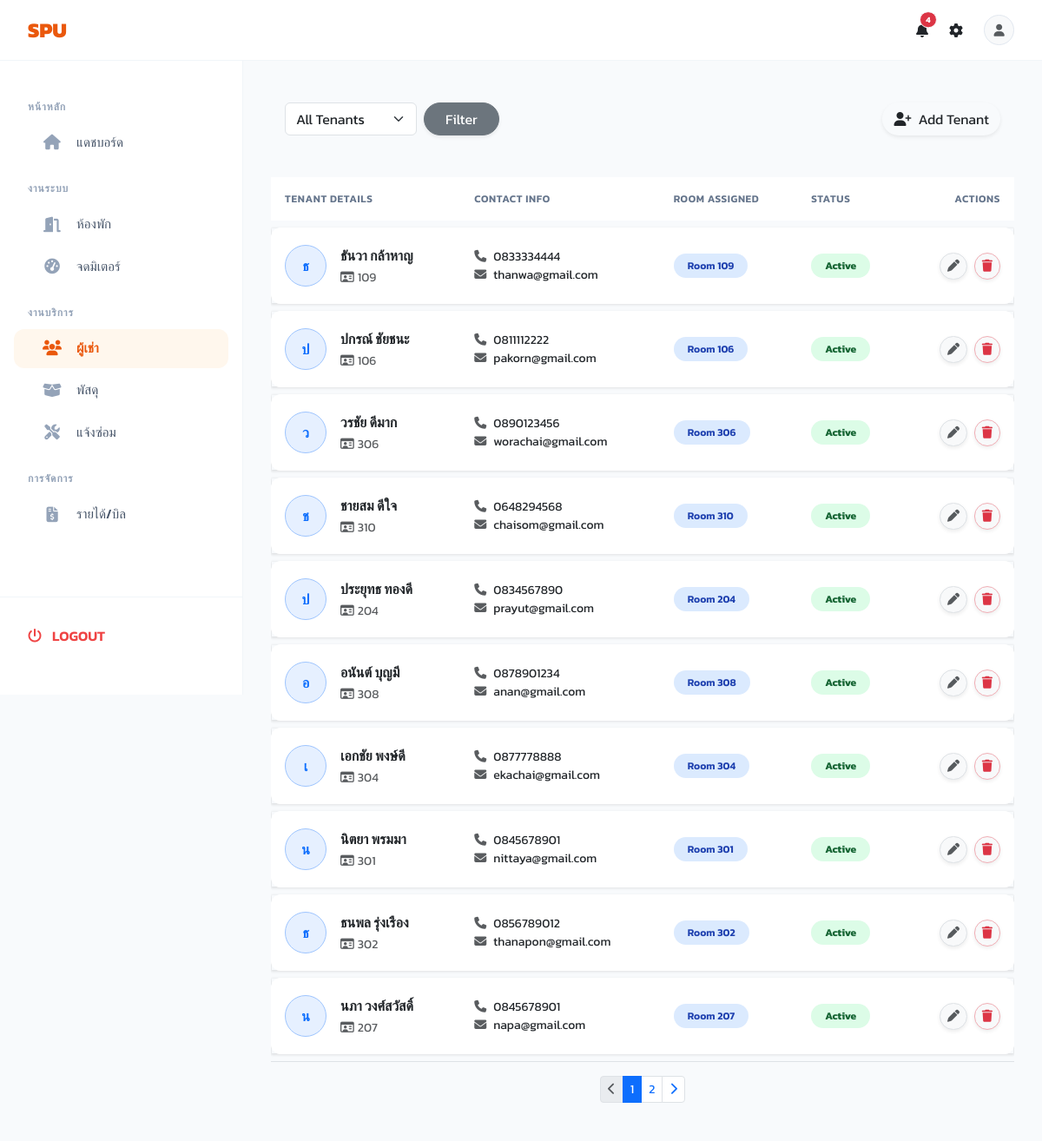
Page /tenants/ (signed in) on the committed database.
### apps/tenants/models.py (models this page shows, shortened)
class Tenant(models.Model):
    first_name = models.CharField(max_length=100)
    last_name = models.CharField(max_length=100)
    email = models.EmailField(unique=True)
    phone = models.CharField(max_length=20)
    id_card = models.CharField(max_length=50, blank=True)
    emergency_contact = models.CharField(max_length=100, blank=True)
    emergency_phone = models.CharField(max_length=20, blank=True)
    room = models.OneToOneField(
        Room,
        on_delete=models.SET_NULL,
        null=True,
        blank=True,
        related_name='current_tenant'
    )
    move_in_date = models.DateField(null=True, blank=True)
    move_out_date = models.DateField(null=True, blank=True)
    is_active = models.BooleanField(default=True)
    notes = models.TextField(blank=True)
    created_at = models.DateTimeField(auto_now_add=True)
    user = models.OneToOneField(User, on_delete=models.CASCADE, null=True, blank=True)
    class Meta:
        ordering = ['last_name', 'first_name']
    @property
    def full_name(self):
        return f"{self.first_name} {self.last_name}"

### apps/rooms/models.py (models this page shows, shortened)
class Room(models.Model):
    ROOM_TYPES = [
        ('รายเดือน', 'รายเดือน'),
        ('รายวัน', 'รายวัน'),
    ]
    STATUS_CHOICES = [
        ('ว่าง', 'ว่าง'),
        ('ไม่ว่าง', 'ไม่ว่าง'),
        ('ซ่อมบำรุง', 'ซ่อมบำรุง'),
    ]
    room_number = models.CharField(max_length=20, unique=True)
    floor = models.PositiveIntegerField()
    room_type = models.CharField(max_length=20, choices=ROOM_TYPES, default='รายเดือน')
    size_sqm = models.DecimalField(max_digits=6, decimal_places=2, default=0.00)
    monthly_rent = models.DecimalField(max_digits=10, decimal_places=2, default=0.00)
    elec_rate = models.DecimalField(max_digits=5, decimal_places=2, default=7.00)
    water_rate = models.DecimalField(max_digits=5, decimal_places=2, default=18.00)
    status = models.CharField(max_length=20, choices=STATUS_CHOICES, default='ว่าง')
    description = models.TextField(blank=True)
    image = models.ImageField(upload_to='rooms/', blank=True, null=True)
    created_at = models.DateTimeField(auto_now_add=True)
    class Meta:
        ordering = ['floor', 'room_number']

### apps/tenants/views.py (the view)
# urls.py: path('', views.tenant_list, name='list'),
@login_required
def tenant_list(request):
    tenants = Tenant.objects.all()
    active_filter = request.GET.get('active', '')
    if active_filter == 'yes':
        tenants = tenants.filter(is_active=True)
    elif active_filter == 'no':
        tenants = tenants.filter(is_active=False)
    paginator = Paginator(tenants, 10)
    page_number = request.GET.get('page')
    page_obj = paginator.get_page(page_number)
    return render(request, 'tenants/tenant_list.html', {
        'page_obj': page_obj,
        'active_filter': active_filter
    })

### apps/parcels/context_processors.py (called while the page is built)
def parcel_context(request):
    if request.user.is_authenticated:
        try:
            role = request.user.profile.role if hasattr(request.user, 'profile') else 'Admin'
            if role == 'Tenant':
                count = Parcel.objects.filter(
                    room__current_tenant__email=request.user.email,
                    status='pending'
                ).count()
            else:
                count = Parcel.objects.filter(status='pending').count()
        except Exception:
            count = 0
        return {'pending_parcels_count': count}
    return {'pending_parcels_count': 0}

### apps/tenants/templates/tenants/tenant_list.html (shortened to what this page needs)
{% extends 'base.html' %}
{% block content %}
<div class="saas-card mb-4">
    <div class="p-3 d-flex flex-column flex-md-row align-items-md-center justify-content-between gap-3">
        <form method="get" class="d-flex align-items-center gap-2">
            <select name="active" class="form-select w-auto">
                <option value="">All Tenants</option>
            </select>
            <button type="submit" class="btn btn-secondary btn-saas shadow-sm px-4">Filter</button>
        </form>
        <a href="{% url 'tenants:create' %}" class="btn btn-primary-saas btn-saas shadow-sm d-inline-flex align-items-center gap-2">
            <i class="fa-solid fa-user-plus"></i> Add Tenant
        </a>
    </div>
</div>
<div class="saas-card overflow-hidden mb-4">
    <div class="table-responsive">
        <table class="table table-saas mb-0">
            <thead>
                <tr>
                    <th>Tenant Details</th>
                    <th>Contact Info</th>
                    <th>Room Assigned</th>
                    <th>Status</th>
                    <th class="text-end">Actions</th>
                </tr>
            </thead>
            <tbody>
                {% for tenant in page_obj %}
                <tr>
                    <td>
                        <div class="d-flex align-items-center gap-3">
                            <div class="d-flex align-items-center justify-content-center bg-primary bg-opacity-10 text-primary fw-bold rounded-circle border border-primary-subtle" style="width: 48px; height: 48px;">
                                {{ tenant.first_name|make_list|first|upper }}
                            </div>
                            <div>
                                <a href="{% url 'tenants:detail' tenant.pk %}" class="fw-bold text-dark text-decoration-none d-block">{{ tenant.full_name }}</a>
                                {% if tenant.id_card %}
                                <small class="text-muted"><i class="fa-regular fa-id-card me-1"></i>{{ tenant.id_card }}</small>
                                {% else %}
                                <small class="text-muted fst-italic">No ID added</small>
                                {% endif %}
                            </div>
                        </div>
                    </td>
                    <td>
                        <div class="text-dark small"><i class="fa-solid fa-phone text-muted me-2 w-15px"></i>{{ tenant.phone|default:'-' }}</div>
                        <div class="text-dark small"><i class="fa-solid fa-envelope text-muted me-2 w-15px"></i>{{ tenant.email|default:'-' }}</div>
                    </td>
                    <td>
                        {% if tenant.room %}
                            <a href="{% url 'rooms:detail' tenant.room.pk %}" class="badge badge-soft-info text-decoration-none rounded-pill px-3 py-2 fw-semibold">
                                Room {{ tenant.room.room_number }}
                            </a>
                        {% else %}
                            <span class="text-muted small fst-italic">Not assigned</span>
                        {% endif %}
                    </td>
                    <td>
                        {% if tenant.is_active %}
                            <span class="badge badge-soft-success rounded-pill px-3 py-2">Active</span>
                        {% else %}
                            <span class="badge badge-soft-secondary rounded-pill px-3 py-2">Past Tenant</span>
                        {% endif %}
                    </td>
                    <td class="text-end">
                        <a href="{% url 'tenants:edit' tenant.pk %}" class="btn btn-sm btn-light text-muted rounded-3 px-2 py-1 shadow-sm border ms-1">
                            <i class="fa-solid fa-pen"></i>
                        </a>
                        <a href="{% url 'tenants:delete' tenant.pk %}" class="btn btn-sm btn-light text-danger rounded-3 px-2 py-1 shadow-sm border border-danger-subtle ms-1">
                            <i class="fa-solid fa-trash"></i>
                        </a>
                    </td>
                </tr>
                {% empty %}
                <tr>
                    <td colspan="5" class="text-center py-5 text-muted">
                        No tenants found matching the criteria.
                    </td>
                </tr>
                {% endfor %}
            </tbody>
        </table>
    </div>
    {% if page_obj.has_other_pages %}
    <div class="p-3 border-top d-flex justify-content-center">
        <nav aria-label="Tenant Pagination">
            <ul class="pagination pagination-sm mb-0">
                {% if page_obj.has_previous %}
                    <li class="page-item"><a class="page-link" href="?page={{ page_obj.previous_page_number }}{% if active_filter %}&active={{ active_filter }}{% endif %}"><i class="fa-solid fa-chevron-left"></i></a></li>
                {% else %}
                    <li class="page-item disabled"><span class="page-link"><i class="fa-solid fa-chevron-left"></i></span></li>
                {% endif %}
                {% for num in page_obj.paginator.page_range %}
                    {% if page_obj.number == num %}
                        <li class="page-item active"><span class="page-link">{{ num }}</span></li>
                    {% else %}
                        <li class="page-item"><a class="page-link" href="?page={{ num }}{% if active_filter %}&active={{ active_filter }}{% endif %}">{{ num }}</a></li>
                    {% endif %}
                {% endfor %}
                {% if page_obj.has_next %}
                    <li class="page-item"><a class="page-link" href="?page={{ page_obj.next_page_number }}{% if active_filter %}&active={{ active_filter }}{% endif %}"><i class="fa-solid fa-chevron-right"></i></a></li>
                {% else %}
                    <li class="page-item disabled"><span class="page-link"><i class="fa-solid fa-chevron-right"></i></span></li>
                {% endif %}
            </ul>
        </nav>
    </div>
    {% endif %}
</div>
{% endblock %}

### static/css/style.css (style rules this page uses)
:root { --brand-primary: #ea580c; --brand-primary-hover: #c2410c; --brand-navy: #1e293b; --brand-blue: #3b82f6; --brand-green: #10b981; --brand-red: #ef4444; --brand-orange: #f97316; --sidebar-bg: #FFFFFF; --sidebar-hover: #f8fafc; --bg-body: #f1f5f9; --card-bg: #FFFFFF; --white: #ffffff; --text-dark: #1e293b; --text-muted: #64748b; --border-color: #e2e8f0; --rounded-lg: 20px; --card-shadow: 0 4px 6px -1px rgba(0, 0, 0, 0.05), 0 2px 4px -2px rgba(0, 0, 0, 0.05); --card-shadow-hover: 0 10px 15px -3px rgba(0, 0, 0, 0.1), 0 4px 6px -4px rgba(0, 0, 0, 0.1); }
body { background-color: var(--bg-body); font-family: 'Kanit', sans-serif !important; color: var(--text-dark); overflow-x: hidden; }
.sys-card, .card, .btn, .list-group-item, .form-control, .badge { border-radius: var(--rounded-lg) !important; }
.table { border-collapse: separate; border-spacing: 0 0.5rem; }
.table thead th { border: none; font-weight: 600; color: var(--text-muted); text-transform: uppercase; font-size: 0.75rem; letter-spacing: 0.05em; padding: 1rem; }
.table tbody tr { background: white; box-shadow: 0 1px 3px rgba(0,0,0,0.1); }
.table tbody td { border: none; padding: 1.25rem 1rem; vertical-align: middle; }
.table tbody tr td:first-child { border-top-left-radius: 12px; border-bottom-left-radius: 12px; }
.table tbody tr td:last-child { border-top-right-radius: 12px; border-bottom-right-radius: 12px; }
.badge-soft-success { background-color: #dcfce7; color: #166534; }
.badge-soft-info { background-color: #dbeafe; color: #1e40af; }

### templates/base.html (style rules this page uses)
body { background-color: #f8fafc; font-family: 'Kanit', sans-serif !important; }

### rows in the picture
Tenant: first_name|make_list "ธ", full_name "ธันวา กล้าหาญ", id_card "109", phone "0833334444", email "thanwa@gmail.com", room.room_number "109", is_active "Active"
Tenant: first_name|make_list "ป", full_name "ปกรณ์ ชัยชนะ", id_card "106", phone "0811112222", email "pakorn@gmail.com", room.room_number "106", is_active "Active"
Tenant: first_name|make_list "ว", full_name "วรชัย ดีมาก", id_card "306", phone "0890123456", email "worachai@gmail.com", room.room_number "306", is_active "Active"
Tenant: first_name|make_list "ช", full_name "ชายสม ดีใจ", id_card "310", phone "0648294568", email "chaisom@gmail.com", room.room_number "310", is_active "Active"
Tenant: first_name|make_list "ป", full_name "ประยุทธ ทองดี", id_card "204", phone "0834567890", email "prayut@gmail.com", room.room_number "204", is_active "Active"
Tenant: first_name|make_list "อ", full_name "อนันต์ บุญมี", id_card "308", phone "0878901234", email "anan@gmail.com", room.room_number "308", is_active "Active"
Tenant: first_name|make_list "เ", full_name "เอกชัย พงษ์ดี", id_card "304", phone "0877778888", email "ekachai@gmail.com", room.room_number "304", is_active "Active"
Tenant: first_name|make_list "น", full_name "นิตยา พรมมา", id_card "301", phone "0845678901", email "nittaya@gmail.com", room.room_number "301", is_active "Active"
Tenant: first_name|make_list "ธ", full_name "ธนพล รุ่งเรือง", id_card "302", phone "0856789012", email "thanapon@gmail.com", room.room_number "302", is_active "Active"
Tenant: first_name|make_list "น", full_name "นภา วงศ์สวัสดิ์", id_card "207", phone "0845678901", email "napa@gmail.com", room.room_number "207", is_active "Active"

### other values in the picture
{{ pending_parcels_count }} "4"
{{ num }} "1"
{{ num }} "2"
